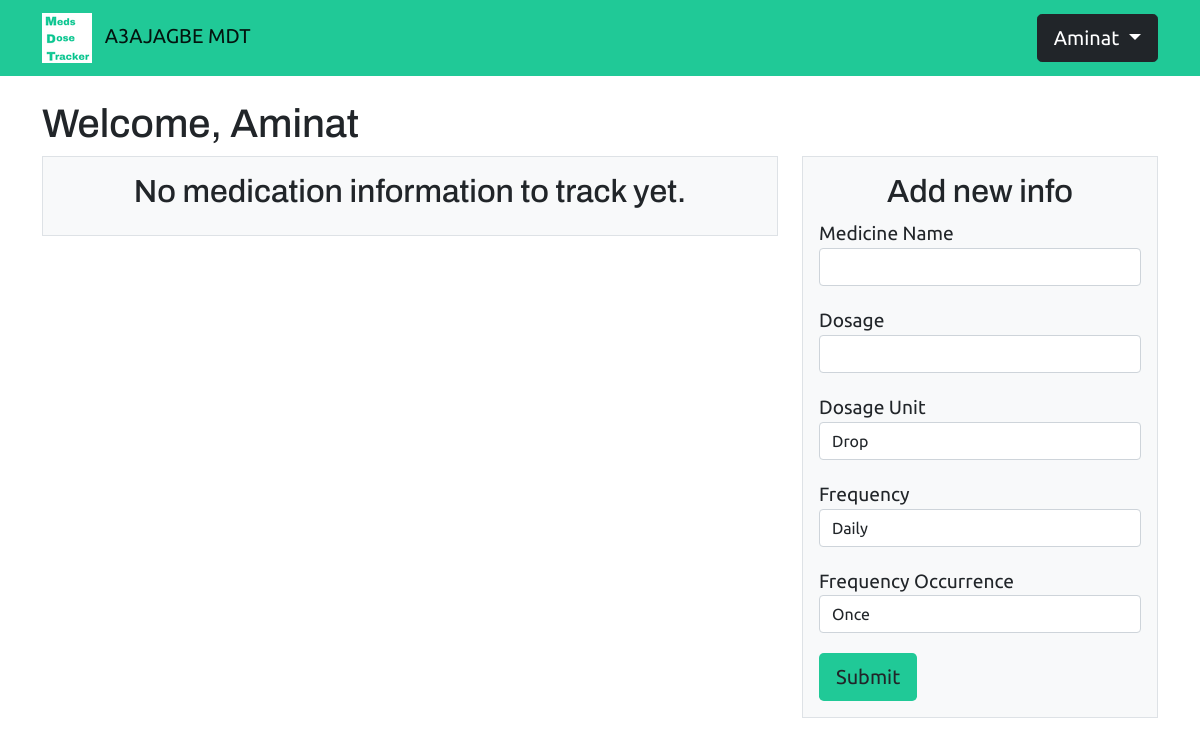
/profile/Aminat (signed in), run on an earlier commit of the app's database.
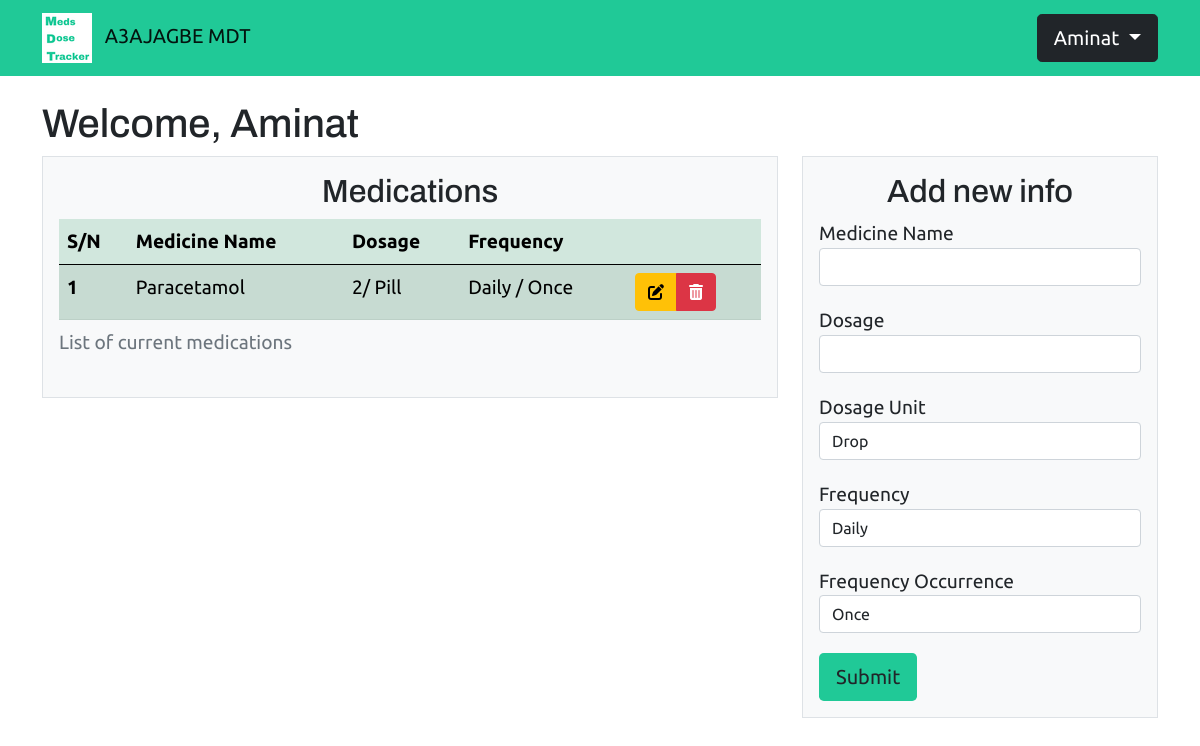
And on a later commit of the database.
### tracker/models.py (models this page shows, shortened)
class Users(UserMixin, db.Model):
    id = db.Column(db.Integer, primary_key=True)
    first_name = db.Column(db.String(50), nullable=False)
    last_name = db.Column(db.String(50), nullable=False)
    email = db.Column(db.String(120), unique=True, nullable=False)
    phone_number = db.Column(db.String(20), unique=True, nullable=True)
    verified = db.Column(db.Boolean(), default=False)
    password = db.Column(db.String(300), nullable=False)
    medicines = db.relationship('Medicines', backref='medicine', lazy=True)

class Medicines(db.Model):
    id = db.Column(db.Integer, primary_key=True)
    name = db.Column(db.String(100), unique=True, nullable=False)
    dosage = db.Column(db.Integer, nullable=False)
    dosage_unit = db.Column(db.String, nullable=False)
    frequency = db.Column(db.String, nullable=False)
    frequency_unit = db.Column(db.String, nullable=False)
    user_id = db.Column(db.Integer, db.ForeignKey('users.id'), nullable=False)

### tracker/views.py (the view, shortened to what this page needs)
@app.route('/profile/<name>', methods=['GET', 'POST'])
@login_required
def profile(name):
    medicines = Medicines.query.filter_by(user_id=current_user.id)
    form = MedicineForm()
    return render_template('profile.html', form=form, medicines=medicines)

### tracker/forms.py
class MedicineForm(FlaskForm):
    name = StringField("Medicine Name", [validators.InputRequired(message="This field cannot be empty."),
                                         validators.Length(min=2, max=100,
                                                           message="Medicine name must be between 2 to 100 characters.")
                                         ])
    dosage = IntegerField("Dosage", [validators.InputRequired(message="This field cannot be empty.")])
    dosage_unit = SelectField("Dosage Unit", choices=["Drop", "Pill", "Tablet", "Vial", "Others"])
    frequency = SelectField("Frequency", choices=['Daily️', 'Weekly️️', 'Monthly'])
    frequency_unit = SelectField("Frequency Occurrence", choices=['Once', 'Twice', 'Trice', 'Others'])
    submit = SubmitField("Submit")

### tracker/views.py (called while the page is built)
@login_manager.user_loader
def load_user(user_id):
    return Users.query.get(user_id)

### tracker/templates/profile.html (shortened to what this page needs)
{% extends 'base.html' %}
{% import 'bootstrap/wtf.html' as wtf %}
{% block content %}
<div class="container my-4">
    <h1>Welcome, {{ current_user.first_name }}</h1>
     <div class="row g-4">
       <div class="col-lg-8">
        <div class="p-3 border bg-light">
            {% if current_user.medicines %}
                <div class="table-responsive">
                    <h2 class="text-center">Medications </h2>
                     <table class="table table-success table-striped table-hover">
                         <caption>List of current medications</caption>
                  <thead>
                    <tr>
                      <th scope="col">S/N</th>
                      <th scope="col">Medicine Name</th>
                      <th scope="col">Dosage</th>
                      <th scope="col">Frequency</th>
                        <th scope="col"></th>
                    </tr>
                  </thead>
                    <tbody>
                        {% for medicine in medicines %}
                        <tr>
                          <th scope="row">{{ medicine.id }}</th>
                          <td>{{ medicine.name }}</td>
                          <td>{{ medicine.dosage }}/ {{ medicine.dosage_unit }}</td>
                          <td>{{ medicine.frequency }} / {{ medicine.frequency_unit }}</td>
                            <td>
                                <div class="btn-group" role="group" aria-label="Basic mixed styles example">
                                    <a href="{{ url_for('edit', med_id=medicine.id) }}" class="btn btn-primary btn-warning"><i class="fas fa-edit"></i> </a>
                                    <a href="{{ url_for('delete', med_id=medicine.id) }}" class="btn btn-primary btn-danger"><i class="fas fa-trash-alt"></i></a>
                                </div>
                            </td>
                        </tr>
                        {% endfor %}
                      </tbody>
                </table>
                </div>
            {% else %}
                <h2 class="text-center">No medication information to track yet. </h2>
            {% endif %}
        </div>
       </div>
       <div class="col-lg-4">
         <div class="p-3 border bg-light">
             <h2 class="text-center">Add new info </h2>
            {{ wtf.quick_form(form, novalidate=True, button_map={"submit": "lg teal"}) }}
         </div>
       </div>
     </div>
   </div>
{% endblock %}

### tracker/templates/base.html (shortened to what this page needs)
<!doctype html>
<html lang="en">
<head>
  <link href="https://cdn.jsdelivr.net/npm/bootstrap@5.0.0-beta3/dist/css/bootstrap.min.css" rel="stylesheet">
  <link rel="stylesheet" href="{{ url_for('static', filename='style.css') }}">
</head>
<body>
{% block navbar %}
<nav class="navbar navbar-expand-lg navbar-light teal"  id="top">
  <div class="container">
    <a class="navbar-brand" href="{{ url_for('index')}}">
      <img src="{{url_for('static', filename='images/rsz_mdt2.png')}}" alt="MDT logo" class="me-2">
      <span>A3AJAGBE MDT</span>
    </a>
    <div class="collapse navbar-collapse justify-content-end" id="navbarNav" >
      {% if current_user.is_authenticated%}
            <div class="dropdown authenticated d-grid d-md-block gap-2">
                <button class="btn btn-dark btn-lg dropdown-toggle" type="button" id="dropdownMenuButton1" data-bs-toggle="dropdown" aria-expanded="false">
                    {{current_user.first_name}}
                </button>
            </div>
            {% else %}
            <div class="d-grid d-md-block gap-3">
              <a class="btn btn-outline-dark btn-lg me-md-3" href="{{ url_for('login') }}" role="button">Log in</a>
              <a class="btn btn-dark btn-lg" href="{{ url_for('register') }}" role="button">Register</a>
            </div>
            {% endif %}
    </div>
  </div>
</nav>
{% endblock %}
{% block content %}
{% endblock %}
</body>
</html>

### tracker/static/style.css (style rules this page uses)
body { font-family: 'Ubuntu', sans-serif; font-size: 1.2rem; }
h1, h2 { font-family: 'Archivo', sans-serif; }
.teal { background: #20c997; }
.form-group { margin-bottom: 20px; }

What changed in the data, as far as the page shows it:
added Medicines: id "1", name "Paracetamol", dosage "2", dosage_unit "Pill", frequency "Daily️", frequency_unit "Once"
Also different on the page:
text no longer shown: "No medication information to track yet."
text now shown: "Medications List of current medications S/N Medicine Name Dosage Frequency"
